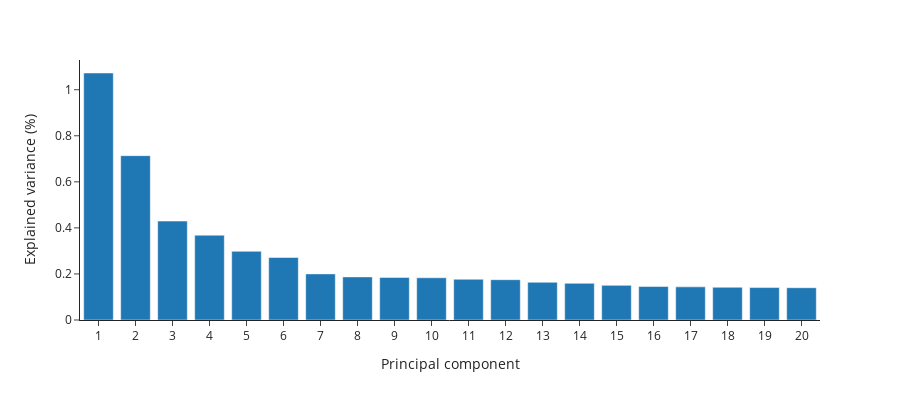

This figure's notebook cell:
### Code cell
ag3.plot_pca_variance(evr)

### Figure 1 — Plotly figure (JSON) as saved in the notebook; plotly's stock layout.template omitted (floating-point values rounded to 4 significant figures)
{"data": [{"alignmentgroup": "True", "hovertemplate": "Principal component=%{x}<br>Explained variance (%)=%{y}<extra></extra>", "legendgroup": "", "marker": {"color": "#1F77B4", "pattern": {"shape": ""}}, "name": "", "offsetgroup": "", "orientation": "v", "showlegend": false, "textposition": "auto", "type": "bar", "x": ["1", "2", "3", "4", "5", "6", "7", "8", "9", "10", "11", "12", "13", "14", "15", "16", "17", "18", "19", "20"], "xaxis": "x", "y": [1.073, 0.7137, 0.4296, 0.3683, 0.2983, 0.2713, 0.2003, 0.1872, 0.185, 0.1833, 0.1769, 0.175, 0.1638, 0.1592, 0.1504, 0.1454, 0.1439, 0.1421, 0.1409, 0.1402], "yaxis": "y"}], "layout": {"barmode": "relative", "height": 400, "legend": {"tracegroupgap": 0}, "margin": {"t": 60}, "width": 900, "xaxis": {"anchor": "y", "domain": [0, 1], "title": {"text": "Principal component"}}, "yaxis": {"anchor": "x", "domain": [0, 1], "title": {"text": "Explained variance (%)"}}}}
